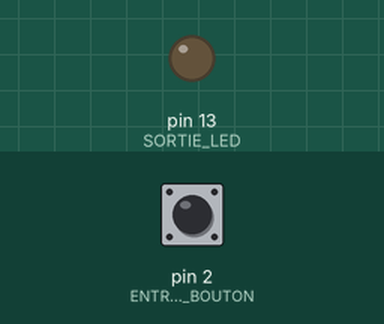
This sketch was run on a simulated Arduino Uno, built with avr-gcc and run on an emulated ATmega328P. Parts: output pins drawn as LEDs (lit = HIGH). The inputs (shaded band) are chosen by the test bench; at power-on: pin 2 (ENTREE_BOUTON) HIGH.

Above: at 18.0 s.
18.1 s: pin 2 (ENTREE_BOUTON) pulled LOW for 3 s
At 20.9 s:
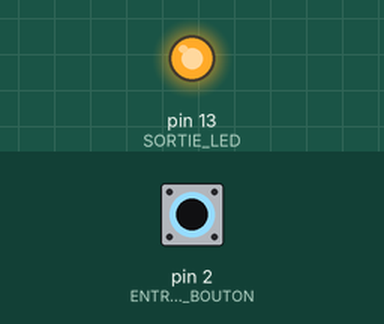
Timing chart, 0 to 22.4 s (numbered marks = the images above; inputs shaded):
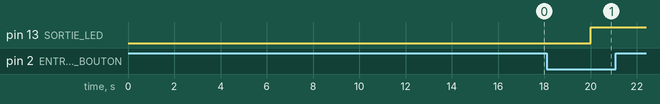

Measured:
- after the input at 18.1 s, pin 13 (SORTIE_LED): LOW → HIGH after 1.9 s

The sketch:

_7_gestionBoutonArretUrgence.ino
```cpp
#define MOTOR1_EN     11
#define MOTOR1_IN1    10
#define MOTOR1_IN2     9
#define MOTOR2_IN1     8
#define MOTOR2_IN2     7
#define MOTOR2_EN      6

#define ENTREE_BOUTON  2
#define SORTIE_LED    13

boolean arretUrgenceEnclenche = false;

void setup() {
  pinMode(ENTREE_BOUTON, INPUT_PULLUP);   //met la broche en entrée en activant le pullup interne
  pinMode(SORTIE_LED,    OUTPUT);        //met la broche en sortie

  // configure les sorties utilisées pour piloter les deux moteurs
/*  pinMode(MOTOR1_EN,      OUTPUT);
  pinMode(MOTOR1_IN1,     OUTPUT);
  pinMode(MOTOR1_IN2,     OUTPUT);
  pinMode(MOTOR2_EN,      OUTPUT);
  pinMode(MOTOR2_IN1,     OUTPUT);
  pinMode(MOTOR2_IN2,     OUTPUT);
 */
}

void loop() {
  bool etatEntree = digitalRead(ENTREE_BOUTON);

  if (etatEntree == LOW) {
    arretUrgenceEnclenche = true;
  }

  if (!arretUrgenceEnclenche) {
    digitalWrite(MOTOR1_IN1,  HIGH);       // moteur 1 dans un sens
    digitalWrite(MOTOR1_IN2,  LOW);
    digitalWrite(MOTOR1_EN,   HIGH);
    digitalWrite(MOTOR2_IN1,  HIGH);       // moteur 2 dans un sens
    digitalWrite(MOTOR2_IN2,  LOW);
    digitalWrite(MOTOR2_EN,   HIGH);
    delay(5000);                           // pause de 5s
    digitalWrite(MOTOR1_IN1,  LOW);        // moteur 1 dans l’autre sens
    digitalWrite(MOTOR1_IN2,  HIGH);
    digitalWrite(MOTOR1_EN,   HIGH);
    digitalWrite(MOTOR2_IN1,  LOW);        // moteur 2 dans l’autre sens
    digitalWrite(MOTOR2_IN2,  HIGH);
    digitalWrite(MOTOR2_EN,   HIGH);
    delay(5000);
    digitalWrite(SORTIE_LED, LOW);
  } else {
    digitalWrite(MOTOR1_EN,   LOW);
    digitalWrite(MOTOR2_EN,   LOW);
    digitalWrite(SORTIE_LED, HIGH);
  }
}
```
